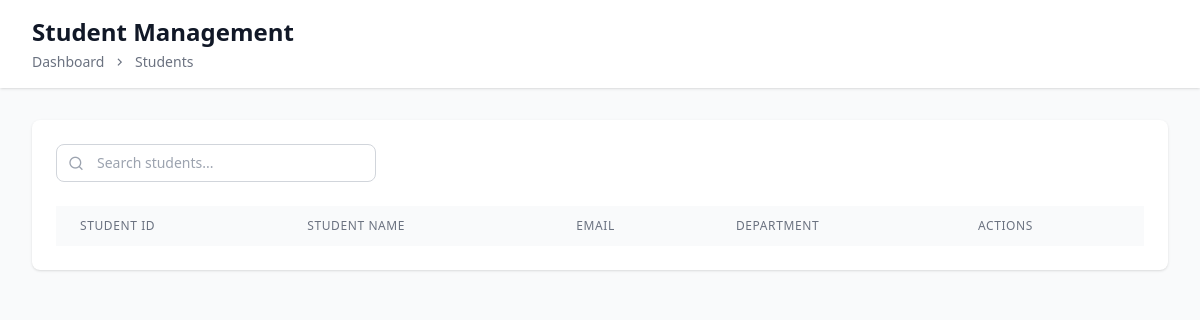
/app/student_list/, run on an earlier commit of the app's database.
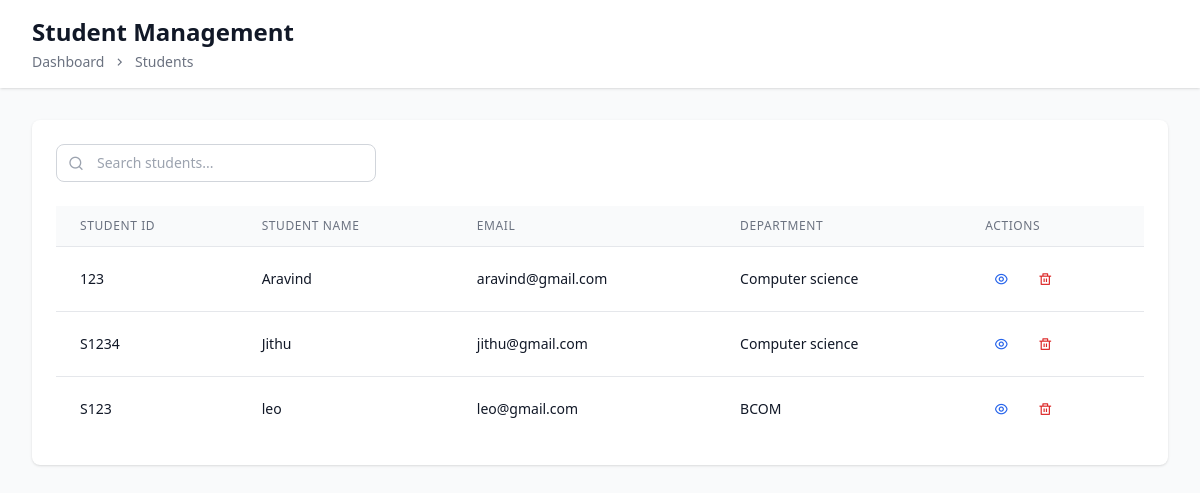
And on a later commit of the database.
### student/models.py (models this page shows, shortened)
class Student(AbstractBaseUser):
    student_name = models.CharField(max_length=100)
    student_id = models.CharField(max_length=20, unique=True)
    email = models.EmailField(unique=True)
    department = models.CharField(max_length=100)
    photo = models.ImageField(upload_to='student_photos/')
    leave_balance = models.PositiveIntegerField(default=10)
    is_active = models.BooleanField(default=True)
    is_staff = models.BooleanField(default=False)
    is_superuser = models.BooleanField(default=False)
    USERNAME_FIELD = 'student_id'
    REQUIRED_FIELDS = ['email','student_name']
    objects = StudentManager()

### app/views.py (the view)
# urls.py: path('student_list/', views.student_list, name='student_list'),
def student_list(request):
     students = Student.objects.filter(is_staff=False, is_active=True)
     return render(request, 'student_list.html', {'students': students})

### app/templates/student_list.html (shortened to what this page needs)
<!DOCTYPE html>
<html lang="en">
<head>
  <script src="https://cdn.tailwindcss.com"></script>
  <link rel="stylesheet" href="https://cdn.jsdelivr.net/npm/remixicon@4.5.0/fonts/remixicon.css" />
</head>
<body class="bg-gray-50 min-h-screen">
  <div class="min-h-screen">
    <header class="bg-white shadow">
      <div class="max-w-7xl mx-auto px-4 sm:px-6 lg:px-8 py-4">
        <div class="flex items-center justify-between">
          <div>
            <h1 class="text-2xl font-semibold text-gray-900">Student Management</h1>
            <div class="flex items-center space-x-2 text-sm text-gray-500 mt-1">
              <span>Dashboard</span>
              <i class="ri-arrow-right-s-line"></i>
              <span>Students</span>
            </div>
          </div>
        </div>
      </div>
    </header>
    <main class="max-w-7xl mx-auto px-4 sm:px-6 lg:px-8 py-8">
      <div class="bg-white shadow rounded-lg p-6">
        <div class="relative flex-1 w-full sm:max-w-xs mb-6">
          <input type="text" placeholder="Search students..." class="w-full pl-10 pr-4 py-2 border border-gray-300 rounded-lg text-sm focus:outline-none focus:ring-2 focus:ring-primary/20 focus:border-primary" />
          <i class="ri-search-line absolute left-3 top-1/2 -translate-y-1/2 text-gray-400 w-4 h-4 flex items-center justify-center"></i>
        </div>
        <div class="table-container overflow-x-auto">
          <table class="min-w-full divide-y divide-gray-200">
            <thead class="bg-gray-50">
              <tr>
                <th class="px-6 py-3 text-left text-xs font-medium text-gray-500 uppercase tracking-wider">Student ID</th>
                <th class="px-6 py-3 text-left text-xs font-medium text-gray-500 uppercase tracking-wider">Student Name</th>
                <th class="px-6 py-3 text-left text-xs font-medium text-gray-500 uppercase tracking-wider">Email</th>
                <th class="px-6 py-3 text-left text-xs font-medium text-gray-500 uppercase tracking-wider">Department</th>
                <th class="px-6 py-3 text-left text-xs font-medium text-gray-500 uppercase tracking-wider">Actions</th>
              </tr>
            </thead>
            <tbody class="bg-white divide-y divide-gray-200">
              {% for student in students %}
              <tr class="hover:bg-gray-50">
                <td class="px-6 py-4 whitespace-nowrap text-sm text-gray-900">{{ student.student_id }}</td>
                <td class="px-6 py-4 whitespace-nowrap text-sm text-gray-900">{{ student.student_name }}</td>
                <td class="px-6 py-4 whitespace-nowrap text-sm text-gray-900">{{ student.email }}</td>
                <td class="px-6 py-4 whitespace-nowrap text-sm text-gray-900">{{ student.department }}</td>
                <td class="px-6 py-4 whitespace-nowrap text-sm text-gray-500">
                  <div class="flex items-center space-x-3">
                    <a href="{% url 'view_student' student.id %}" class="text-blue-600 hover:text-blue-900 w-8 h-8 flex items-center justify-center cursor-pointer">
                      <i class="ri-eye-line"></i>
                    </a>
                    <form action="{% url 'delete_student' student.id %}" method="POST" class="inline">
                      <button type="submit" class="text-red-600 hover:text-red-900 w-8 h-8 flex items-center justify-center cursor-pointer">
                        <i class="ri-delete-bin-line"></i>
                      </button>
                    </form>
                  </div>
                </td>
              </tr>
              {% endfor %}
            </tbody>
          </table>
        </div>
      </div>
    </main>
  </div>
</body>
</html>

What changed in the data, as far as the page shows it:
added Student: student_id "123", student_name "Aravind", email "aravind@gmail.com", department "Computer science"
added Student: student_id "S1234", student_name "Jithu", email "jithu@gmail.com", department "Computer science"
added Student: student_id "S123", student_name "leo", email "leo@gmail.com", department "BCOM"
